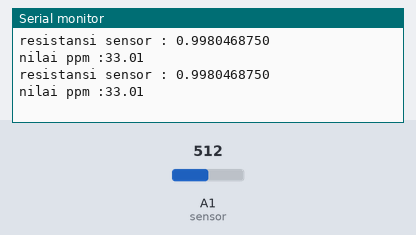
A sketch run on a simulated Arduino Uno, built with avr-gcc and run on an emulated ATmega328P. On the bench: the last lines printed to the serial monitor. The test bench sets the inputs (shaded band); at power-on: A1 (sensor) = 512.

Above: at 1.8 s.
1.9 s: A1 (sensor) set to 0
At 2.8 s:
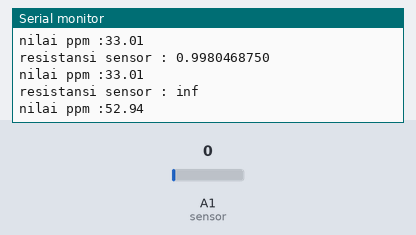
4.5 s: A1 (sensor) set to 122
At 5.8 s:
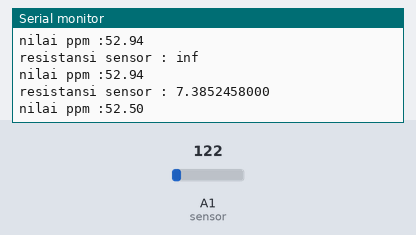
Timing chart, 0 to 7.5 s (numbered marks = the images above; inputs shaded):
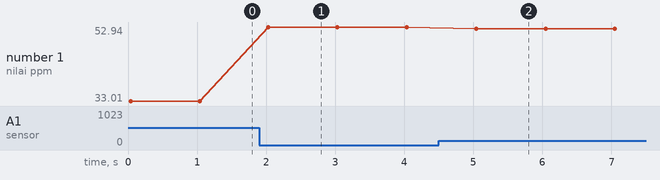

Measured:
- after the input at 1.9 s, the serial monitor: prints a new line after 0.11 s (image 1)
- after the input at 4.5 s, the serial monitor: prints a new line after 0.51 s (image 2)
- plotted number 1: 33.01 → 52.94 after the input at 1.9 s, 52.94 → 52.5 after the input at 4.5 s

The sketch:

MICS6814NH31.ino
```cpp
//int pin8  = 8;
int sensor = A1;
int sensorValue = 0;

const float r1 = 47000.0;

void setup() {
  // put your setup code here, to run once:
 // pinMode [pin8, OUTPUT];
  Serial.begin(9600);
}

void loop() {
  /*sensorValue = analogRead(sensor);
  Serial.println(sensorValue,DEC);
  if (sensorValue > 500) {
    digitalWrite(pin8, HIGH);
  }
  else {
    digitalWrite(pin8,LOW);
  }*/

  sensorValue = analogRead(sensor);
  /*float rs = r1 * ((1023.0 / sensorValue) - 1.0);
  const float ro = sensorValue*3.4;
  int ppm = rs/ro;*/

  float rs = r1 * ((1023.0 / sensorValue) - 1.0);
// float rs = r1 * (1.0-9 (1023.0 / sensorValue));
   float ro = rs/r1;
  //float lgppm = (log10(ro)* (-2.6)+ 2.7);
  //float ppm =(10/7)* pow(10,lgppm);
  //double pwr=
   float ppm =(5 - 0.6151*pow(ro,-1.903));
//    if (ppm >= 0) {
//      ppm=ppm;}
//    else {
//      ppm=0;}
  float ppmA=1.2913*(25*(ppm)-84);
  if (ppmA >= 0) {
      ppmA=ppmA;}
    else {
      ppmA=0;}
  Serial.print("resistansi sensor : ");
 // Serial.print(sensorValue,DEC);
  Serial.println(  ro,DEC);
  Serial.print("nilai ppm :");
  Serial.println(ppmA);
  //Serial.println (1.2913*(200*(ppm)-84));
  delay(1000);


}
```
